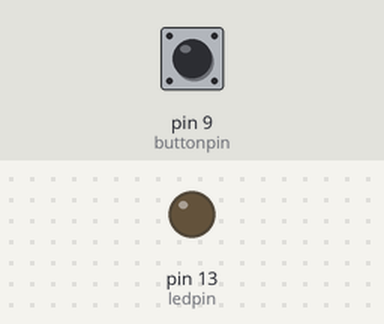
This sketch was run on a simulated Arduino Uno, built with avr-gcc and run on an emulated ATmega328P. On the bench: output pins drawn as LEDs (lit = HIGH). The inputs (shaded band) are chosen by the test bench; at power-on: pin 9 (buttonpin) LOW. What the sketch prints to the serial monitor is not drawn.

Above: at 1.2 s.
1.3 s: pin 9 (buttonpin) pulled HIGH for 0.15 s
At 1.38 s:
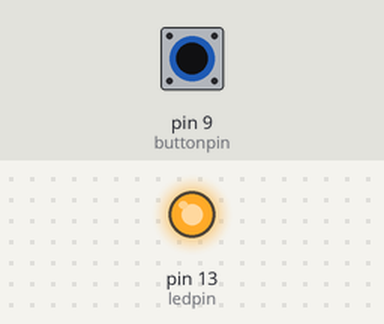
2.9 s: pin 9 (buttonpin) pulled HIGH for 3.2 s
At 6.9 s:
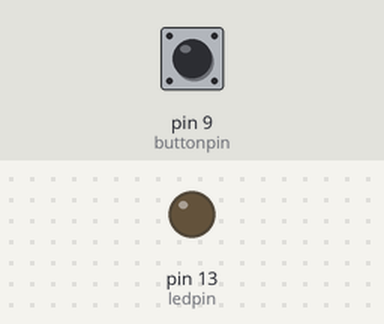
Timing chart, 0 to 8.4 s (numbered marks = the images above; inputs shaded):
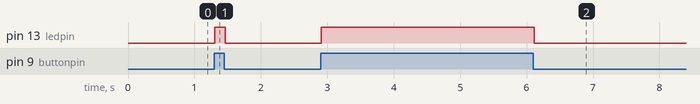

The sketch:

push_button.ino
```cpp
int ledpin=13;
 int buttonpin=9;
void setup() {
  // put your setup code here, to run once:
  Serial.begin(9600);
  pinMode(ledpin,OUTPUT);
  pinMode(buttonpin,INPUT);

}

void loop() {

int buttonState=digitalRead(buttonpin);
Serial.println("hello");
if(buttonState==HIGH){
  digitalWrite(ledpin,HIGH);
}
else
{
  digitalWrite(ledpin,LOW);
}
}
```

Measured:
- after the input at 1.3 s, pin 13 (ledpin): LOW → HIGH at once, → LOW 0.15 s later
- after the input at 2.9 s, pin 13 (ledpin): LOW → HIGH at once, → LOW 3.2 s later
